Frame 1 (no input): blank canvas, image omitted
Frame 60 (no input): blank canvas, image omitted
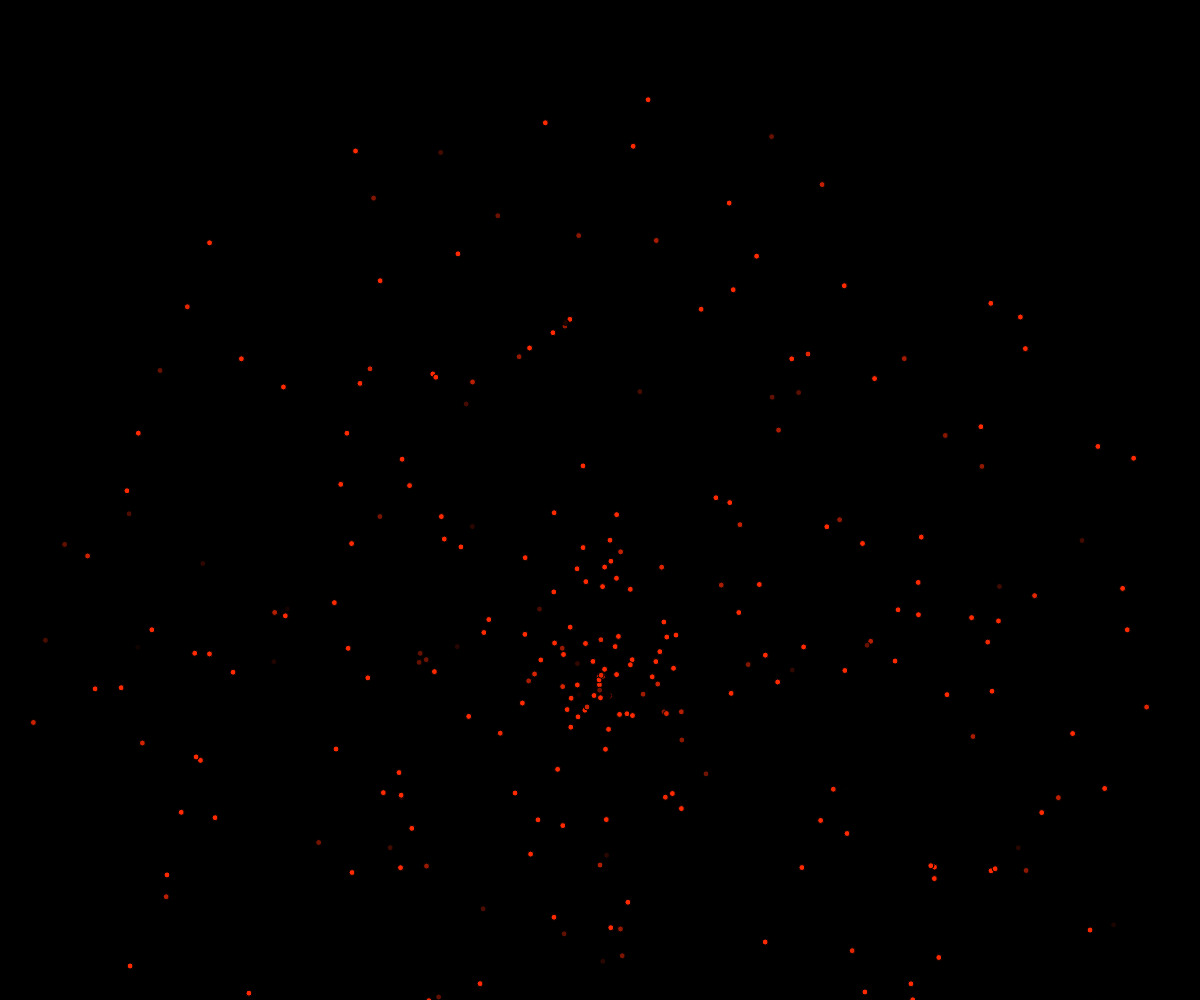
Frame 120 (the mouse pressed at the canvas centre since frame 60)

The p5.js sketch whose frames 1 and 60 were blank and that drew this single picture after the mouse press (run headless with seeded random() and noise() and a simulated clock; from frame 60 on, the mouse is pressed at the canvas centre):

// p5.js sketch
// ── sketch.js
/*----------------------------------------*\
  ESA-BXL-AN1 - sketch.js
  @author Evrard Vincent (vincent@ogre.be)
  @Date:   2018-12-07 09:18:06
  @Last Modified time: 2018-12-14 10:11:53
\*----------------------------------------*/
var monEntrepotABulle = [];
function setup(){
  createCanvas(windowWidth, windowHeight);
  colorMode(HSB);

}

function draw(){
  background(0);
  for(var i = 0 ; i < monEntrepotABulle.length; i++){
    monEntrepotABulle[i].show();
    monEntrepotABulle[i].move();
  }
}


function mousePressed(){
  monEntrepotABulle = [];
  for(var c = 0 ; c < 300 ; c++){
    monEntrepotABulle.push(new Bulle());
  }
}

class Bulle{
  constructor(){
    this.gravity = createVector(0, 0.1);
    this.speed = p5.Vector.random2D();
    this.speed.mult(random(10));
    this.position = createVector(mouseX, mouseY, 0);
    this.h = (millis()/100)%255;
    this.s = 255;
    this.b = random(255);
    this.size = 6;
  }
  show(){
    fill(this.h, this.s, this.b);
    push();
    translate(this.position.x, this.position.y,this.position.z);
    ellipse(0, 0, this.size, this.size);
    pop();
  }
  move(){
    this.speed.add(this.gravity);
    this.position.add(this.speed);
  }
}
